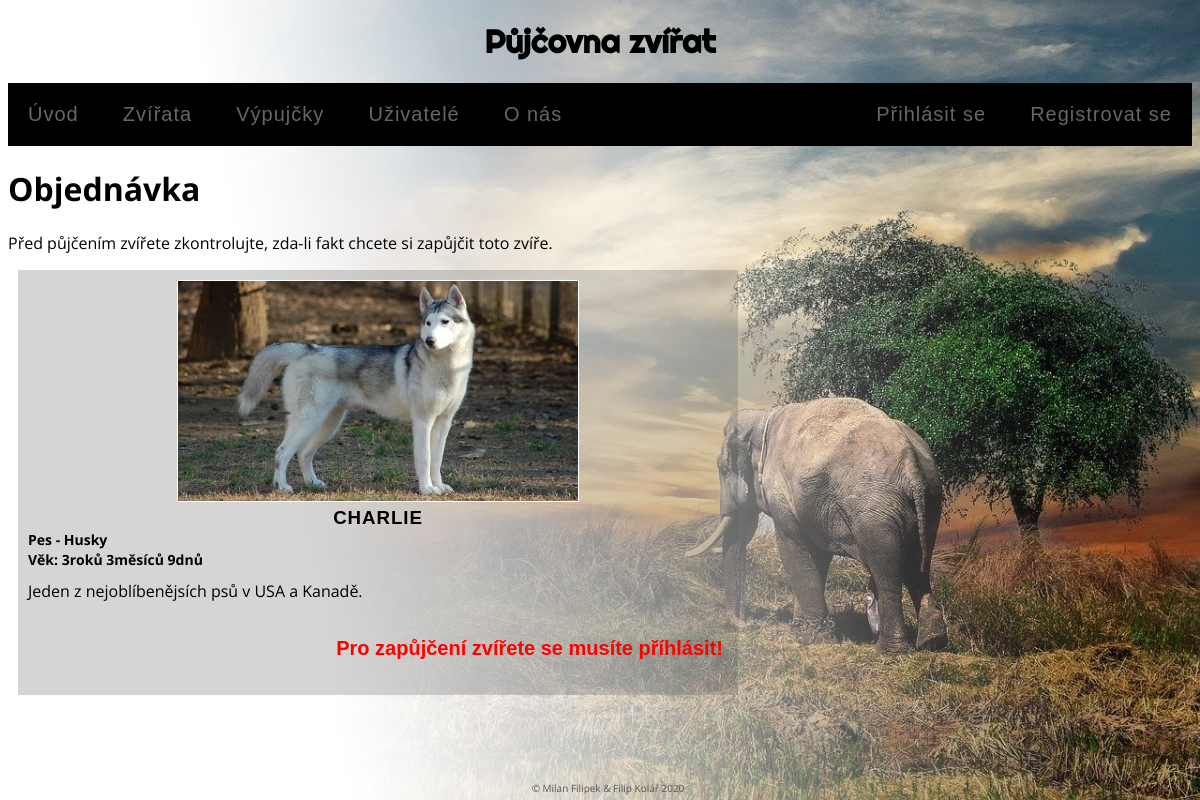
The page /app/objednavka.php?id=3 on the database its author committed.
### tables this page shows
CREATE TABLE IF NOT EXISTS `zvirata` (
`IDz` int(11) NOT NULL,
  `druh` varchar(25) NOT NULL,
  `jmeno` varchar(25) NOT NULL,
  `dat_nar` date NOT NULL,
  `popis` varchar(512) DEFAULT NULL,
  `obrazek` varchar(255) NOT NULL
);

### app/objednavka.php (the view, shortened to what this page needs)
<?php
require 'static/db_pripojeni.php';
require 'static/html_top.php';
  $dotaz = "
    SELECT *, DATEDIFF(CURTIME(), dat_nar) as vek
    FROM zvirata
	WHERE IDz = {$_GET['id']};
  ";
  $zvirata = mysqli_query($db, $dotaz);
  $zvirata = mysqli_fetch_all($zvirata, MYSQLI_ASSOC);
?>
  <h1>Objednávka</h1>
  <p>Před půjčením zvířete zkontrolujte, zda-li fakt chcete si zapůjčit toto zvíře.</p>
<?php
  foreach ($zvirata as $zvire) {
	$days = $zvire["vek"];
	$start_date = new DateTime();
	$end_date = (new $start_date)->add(new DateInterval("P{$days}D") );
	$dd = date_diff($start_date,$end_date);
	echo "<div class='objednavka'>";
		echo "<img src='{$zvire["obrazek"]}'>";
		echo "<h3>{$zvire["jmeno"]}</h3>";
		echo "<h4>{$zvire["druh"]}</h4>";
		if($dd->y == 0){
			echo "<h4>Věk: ".$dd->m."měsíců ".$dd->d."dnů"."</h4>";
		}
		else{
			echo "<h4>Věk: ".$dd->y."roků ".$dd->m."měsíců ".$dd->d."dnů"."</h4>";
		}
		echo "<p class='popis'>{$zvire["popis"]}</p>";
		if(isset($_SESSION['uzivatel']))
			echo "<form method='post'>
					  <input type='submit' name='order_zvire' value='Zapůjčit' class='zapujcitorderbtn'/>
				  </form>";
		else
			echo "<p class='chyba'>Pro zapůjčení zvířete se musíte příhlásit!</p>";
	echo "</div>";
  }
?>
<?php
	require 'static/html_bottom.php';
?>

### app/styl.css (style rules this page uses)
html { min-height:100%; position:relative; }
body { font-family: 'Open Sans', sans-serif; background-image: url("imgs/bg/fadeToWhite.png"), url("imgs/bg/slon.jpg"); background-repeat: no-repeat; background-size: cover, cover; background-position: right; height: 100%; }
.popis { margin: 0; padding-bottom: 10px; padding-top: 10px; height: 15%; }
.objednavka { background-color: #59575740; float: left; padding: 10px; width: 700px; margin-left:10px; }
.objednavka img { display: block; width: 400px; border: 1px solid white; margin: 0 auto; }
.objednavka h3 { text-align: center; margin: 0; padding: 0; padding-top: 0px; padding-top: 5px; letter-spacing: 0.05em; font-family: "Raleway",Helvetica,Arial,Verdana,sans-serif; font-weight: 700; text-transform: uppercase; }
.objednavka h4 { margin-top: 1px; margin-bottom: 1px; font-size: 14px; }
.chyba { padding: 5px; float:right; color: red; font-size: 20px; font-family: "Raleway",Helvetica,Arial,Verdana,sans-serif; font-weight: bold; }

### rows shown on the page
zvirata: obrazek (picture), jmeno "CHARLIE", druh "Pes - Husky", popis "Jeden z nejoblíbenějsích psů v USA a Kanadě."
